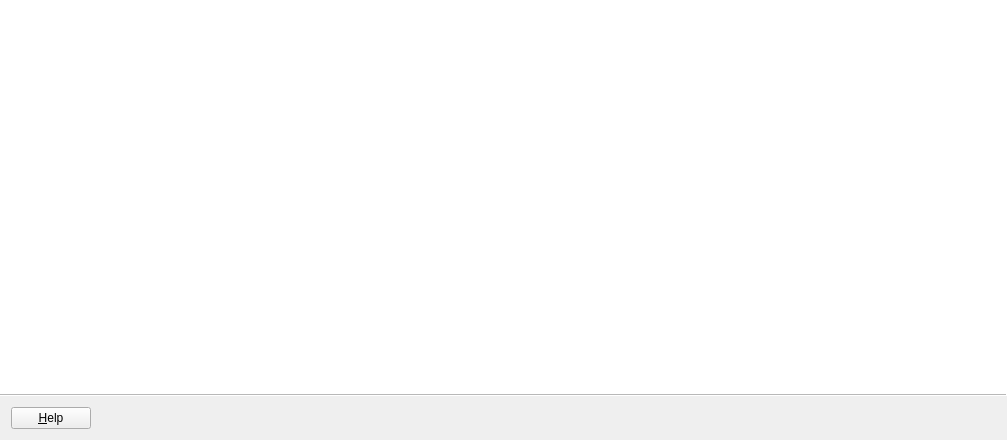
<?xml version="1.0" encoding="UTF-8"?>
<ui version="4.0">
 <class>muzeRaterWizard</class>
 <widget class="QWizard" name="muzeRaterWizard">
  <property name="enabled">
   <bool>true</bool>
  </property>
  <property name="geometry">
   <rect>
    <x>0</x>
    <y>0</y>
    <width>1007</width>
    <height>440</height>
   </rect>
  </property>
  <property name="windowTitle">
   <string>Muze Rater</string>
  </property>
  <property name="modal">
   <bool>true</bool>
  </property>
  <property name="wizardStyle">
   <enum>QWizard::ModernStyle</enum>
  </property>
  <property name="options">
   <set>QWizard::HaveHelpButton|QWizard::IndependentPages|QWizard::NoBackButtonOnLastPage|QWizard::NoCancelButtonOnLastPage</set>
  </property>
 </widget>
 <resources/>
 <connections/>
</ui>
